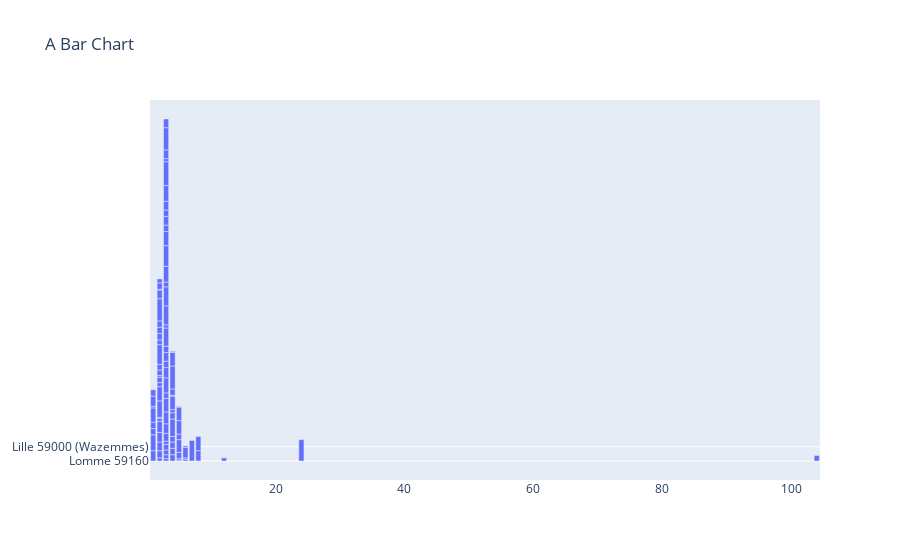

Source (notebook cell):
### Code cell
import plotly.graph_objects as go
fig = go.Figure(
    data=[go.Bar(x=main_final2['room'], y=main_final2['City'])],
    layout=go.Layout(
        title=go.layout.Title(text="A Bar Chart")
    )
)
fig.show()

### Figure 1 — Plotly figure (JSON) as saved in the notebook; plotly's stock layout.template omitted (floating-point values rounded to 4 significant figures)
{"data": [{"type": "bar", "x": ["4", "5", "6", "6", "3", "2", "5", "3", "3", "3", "3", "4", "2", "3", "2", "2", "5", "4", "6", "8", "3", "1", "2", "3", "2", "5", "4", "3", "8", "3", "3", "4", "3", "3", "1", "2", "3", "104", "2", "2", "1", "3", "1", "1", "4", "1", "3", "2", "2", "6", "4", "3", "2", "3", "2", "2", "12", "3", "4", "3", "5", "1", "3", "4", "2", "3", "2", "2", "4", "24", "4", "2", "3", "2", "3", "7", "2", "2", "2", "3", "3", "1", "3", "4", "5", "5", "3", "4", "5", "2", "3", "3", "4", "4", "3", "3", "2", "3"], "y": ["Lomme 59160", "Lille 59000 (Lille-Sud)", "Lille 59000 (Vauban - Esquermes)", "Lille 59000 (Vauban - Esquermes)", "Lille 59000 (Sud Marais)", "Lille 59800 (Vieux Lille)", "Lille 59000 (Vauban - Esquermes)", "Hellemmes-Lille 59260 (Hellemmes Centre-ville - Pavé du Moulin)", "Lille 59000 (Mont à Camp - Marais)", "Lille 59000 (Saint-Maurice - Pellevoisin)", "Lille 59800 (Vieux Lille)", "Lille 59000 (Centre-ville - Euralille)", "Lille 59000 (Hellemmes Guinguette)", "Capinghem 59160", "Lille 59000 (Moulins)", "Lille 59260 (Hellemmes Centre-ville - Pavé du Moulin)", "Lille 59000 (Centre-ville - Euralille)", "Lille 59000 (Centre-ville - Euralille)", "Lille 59800 (Fives)", "Lille 59800 (Fives)", "Lille 59260 (Hellemmes Centre-ville - Pavé du Moulin)", "Lille 59800 (Fives)", "Lille 59160 (Hellemmes Guinguette)", "Hellemmes-Lille 59260 (Centre-ville - Euralille)", "Lille 59800 (Vieux Lille)", "Lille 59000 (Bois Blanc)", "Lille 59000 (Centre-ville - Euralille)", "Lomme 59160 (Mont à Camp - Marais)", "Lille 59000 (Wazemmes)", "Lille 59000 (Saint-Maurice - Pellevoisin)", "Lille 59800 (Saint-Maurice - Pellevoisin)", "Lille 59000 (Saint-Maurice - Pellevoisin)", "Lille 59800 (Fives)", "Lille 59000 (Centre-ville - Euralille)", "Lomme 59160 (Mitterie)", "Lille 59000 (Lille-Sud)", "Lille 59000 (Moulins)", "Lille 59000 (Saint-Maurice - Pellevoisin)", "Lille (Wazemmes)", "Lille 59000 (Wazemmes)", "Lille 59000 (Centre-ville - Euralille)", "Lille 59000 (Centre-ville - Euralille)", "Lille 59000 (Centre-ville - Euralille)", "Lille 59000 (Wazemmes)", "Lille 59800 (Lille-Sud)", "Lille 59000 (Vauban - Esquermes)", "Lille 59160 (Sud Marais)", "Hellemmes-Lille 59260 (Hellemmes Centre-ville - Pavé du Moulin)", "Lille 59000 (Saint-Maurice - Pellevoisin)", "Lille 59000 (Vauban - Esquermes)", "Lille 59000 (Centre-ville - Euralille)", "Lille 59800 (Vieux Lille)", "Lille 59000 (Vauban - Esquermes)", "Lille 59000 (Fives)", "Lille 59000 (Saint-Maurice - Pellevoisin)", "Lille 59000 (Saint-Maurice - Pellevoisin)", "Lille 59800 (Vieux Lille)", "Lille 59000 (Fives)", "Lille 59800 (Vieux Lille)", "Lille 59000 (Mont à Camp - Marais)", "Lille 59000 (Saint-Maurice - Pellevoisin)", "Lille 59800 (Fives)", "Lomme 59160 (Mitterie)", "Lomme 59160 (Mont à Camp - Marais)", "Lille 59800 (Vauban - Esquermes)", "Lomme 59160 (Bourg - Délivrance)", "Lille 59000 (Mont à Camp - Marais)", "Lille 59000 (Centre-ville - Euralille)", "Lille 59000 (Lille-Sud)", "Lille 59800 (Centre-ville - Euralille)", "Lille 59000 (Centre-ville - Euralille)", "Lille 59000 (Centre-ville - Euralille)", "Lille 59000 (Wazemmes)", "Lille 59000 (Centre-ville - Euralille)", "Lille 59000 (Centre-ville - Euralille)", "Lomme 59160 (Bourg - Délivrance)", "Lille 59000 (Vieux Lille)", "Lille 59000 (Moulins)", "Lille 59000 (Lille-Sud)", "Lille 59000 (Moulins)", "Lille 59000 (Centre-ville - Euralille)", "Lille 59000 (Centre-ville - Euralille)", "Lille 59000 (Moulins)", "Lomme 59160 (Sud Marais)", "Lomme 59160 (Mont à Camp - Marais)", "Lomme 59160 (Mont à Camp - Marais)", "Lomme 59160 (Mitterie)", "Lomme 59160 (Mont à Camp - Marais)", "Lille 59000 (Lille-Sud)", "Lille 59000 (Centre-ville - Euralille)", "Lomme 59160 (Hellemmes Centre-ville - Pavé du Moulin)", "Lille 59800 (Vieux Lille)", "Lille 59000 (Lille-Sud)", "Lille 59000 (Lille-Sud)", "Lille 59000 (Moulins)", "Lille 59000 (Vieux Lille)", "Hellemmes-Lille 59260 (Hellemmes Centre-ville - Pavé du Moulin)", "Lille 59000 (Moulins)"]}], "layout": {"title": {"text": "A Bar Chart"}}}
